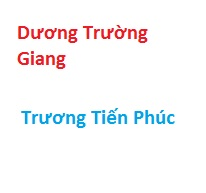
%> input picture rc4/test3.jpg, 206 x 193 px
$ octave rc4_img_test.m   (GNU Octave 9; MATLAB toolbox functions it lacks are replaced by stand-ins)
%> lines starting %> are read from the running program, lines starting %| are printed output that depends on the picture
### rc4/rc4_img.m
function EI=rc4_img(I,K)
S=0:255;
[m p q]=size(I);
n=length(K);
j=0;
for i=0:255,
    j = mod(j+S(i+1)+K(1+mod(i,n)),256);
    tmp=S(i+1);
    S(i+1)=S(j+1);
    S(j+1)=tmp;
end

i=0;
j=0;
n=numel(I);
EI=zeros(1,n);
for k=1:n
    i=1+mod(i+1,256);
    j=1+mod(j+S(i),256);
    tmp=S(i);
    S(i)=S(j);
    S(j)=tmp;
    Ks=1+mod(S(i)+S(j),256);
    EI(k)=bitxor(S(Ks),I(k));
end

EI=uint8(reshape(EI,m,p,q));

### rc4/rc4_img_test.m
clear;clc;
[filename,pathname]=uigetfile('*');
%> the answer given: test3.jpg
I=imread(filename);
%> I is the input picture: size 193x206x3 uint8; mean R, G, B 248.2, 246.9, 248.1
imshow(I); pause
his_prng=histogram(I);pause;
%> after `his_prng=histogram(I)`:
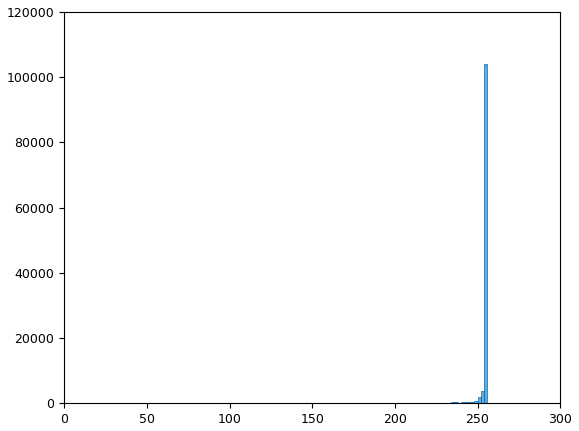
%> figure redrawn from the program's plot data; tallest bar 104043 high, from x = 254 to 256
std(his_prng.Values)
%> ans = 9228.7
EI=rc4_img(I,[2,1,3]);
%> after the loop in rc4_img, `for k=1:n`: S = 256 values, max 255 at index 193, min 0 at index 227, mean 127.5; i = 212; j = 195
%> in rc4_img, `EI=uint8(reshape(EI,m,p,q));`:
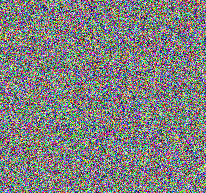
%> EI: size 193x206x3 uint8; mean R, G, B 127.3, 127.5, 127
imshow(EI); pause
his_prng=histogram(EI);pause;
%> after `his_prng=histogram(EI)`:
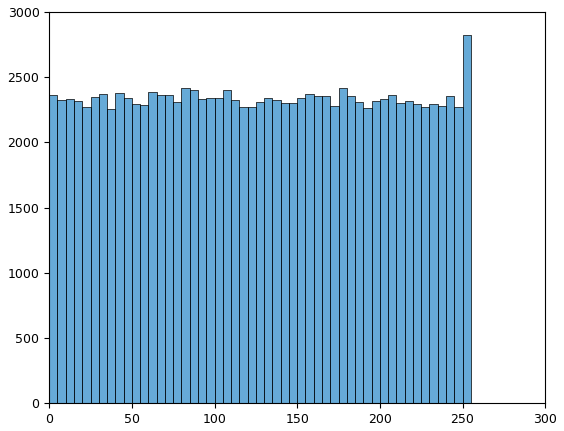
%> figure redrawn from the program's plot data; tallest bar 2826 high, from x = 250 to 255
std(his_prng.Values)
%> ans = 80.69
DI=rc4_img(EI,[2,1,3]);
imshow(DI);
